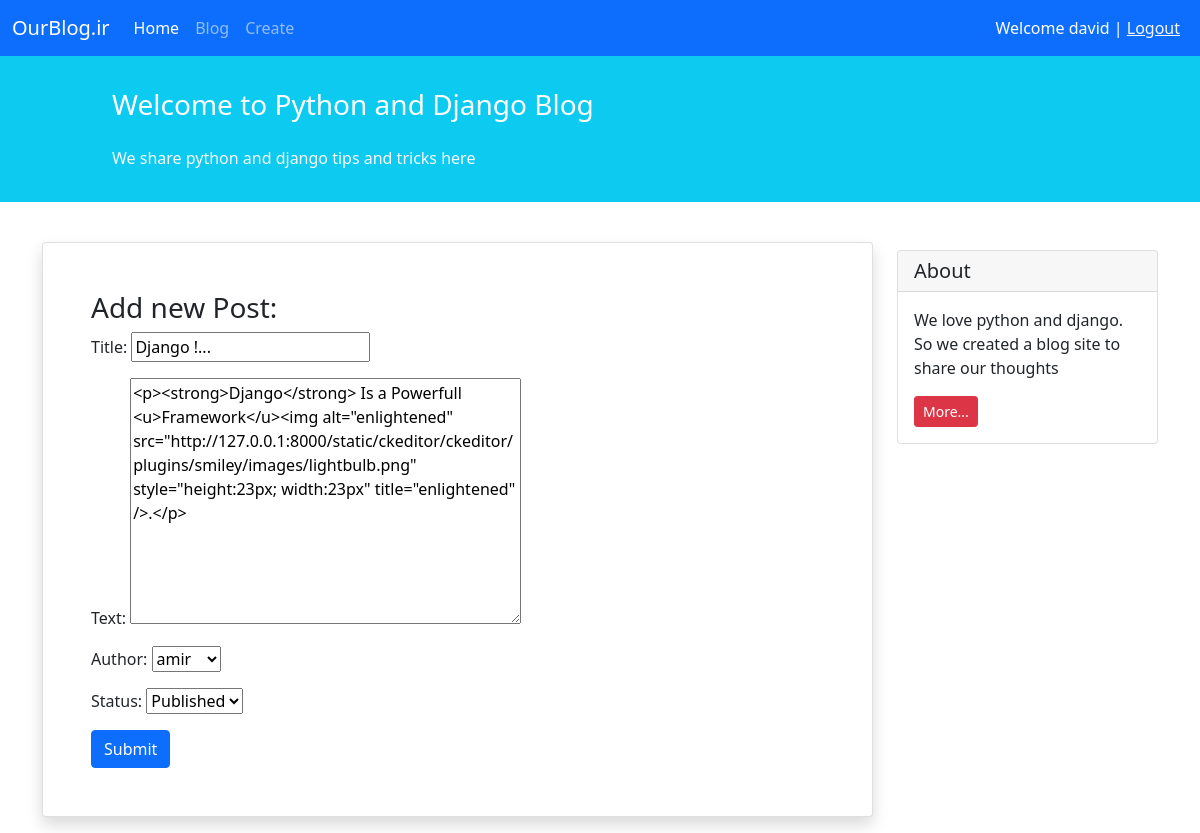
Screenshot of /blog/3/edit/ (signed in) with the database file from the repository.
### blog/models.py (models this page shows, shortened)
class Post(models.Model):
    STATUS_CHOICES = (
        ('pub', 'Published'),
        ('drf', 'Draft'),
    )
    title = models.CharField(max_length=100)
    text = RichTextField()
    author = models.ForeignKey('auth.User', on_delete=models.CASCADE)
    datetime_created = models.DateTimeField(auto_now_add=True)
    datetime_modified = models.DateTimeField(auto_now=True)
    status = models.CharField(choices=STATUS_CHOICES, max_length=3)

### blog/views.py (the view)
# urls.py: path('<int:pk>/edit/', PostEditView.as_view(), name='post_edit'),
class PostEditView(generic.UpdateView):
    model = Post
    form_class = PostForm
    template_name = 'blog/post_create.html'

### blog/forms.py
class PostForm(forms.ModelForm):
    class Meta:
        model = Post
        fields = ['title', 'text', 'author', 'status']

### blog/templates/blog/post_create.html (shortened to what this page needs)
{% extends '_base.html' %}
{% block content %}
    <div class="container mt-4">
        <div class="row">
            <div class="col-9">
                <div class="card shadow my-3 p-5">
                    <h3>Add new Post:</h3>
                    <form method="POST">
                        {{ form.as_p }}
                        <button type="submit" class="btn btn-primary">Submit</button>
                    </form>
                </div>
            </div>
            <div class="col-3">
                <div class="card my-4">
                    <h5 class="card-header">About</h5>
                    <div class="card-body">
                        <p class="card-text">We love python and django. So we created a blog site to share our
                            thoughts</p>
                        <a href="#"
                           class="btn btn-sm btn-danger">
                            More...
                        </a>
                    </div>
                </div>
            </div>
        </div>
    </div>
{% endblock content %}

### templates/_base.html (shortened to what this page needs)
<!doctype html>
<html lang="en">
<head>
    <link href="https://cdn.jsdelivr.net/npm/bootstrap@5.1.3/dist/css/bootstrap.min.css" rel="stylesheet"
>
</head>
<body>
<nav class="navbar navbar-expand-lg navbar-dark bg-primary">
    <div class="container-fluid">
        <a class="navbar-brand" href="{% url 'posts_list' %}">OurBlog.ir</a>
        <div class="collapse navbar-collapse" id="navbarNavAltMarkup">
            <div class="navbar-nav">
                <a class="nav-link active" aria-current="page" href="{% url 'posts_list' %}">Home</a>
                <a class="nav-link" href="{% url 'posts_list' %}">Blog</a>
                <a class="nav-link" href="{% url 'post_create' %}">Create</a>
            </div>
        </div>
        <div class="mx-2 text-white">
            {% if user.is_authenticated %}
                Welcome {{ user.username }} | <a class="text-light" href="{% url 'logout' %}">Logout</a>
            {% else %}
                <a class="text-light" href="{% url 'login' %}">Login</a> | <a class="text-light" href="{% url 'signup' %}">SignUp</a>
            {% endif %}
        </div>
    </div>
</nav>
<div class="container-fluid bg-info">
    <div class="row py-3">
        <div class="col-md-8 col-md-10 mx-auto">
            <h3 class="my-4 mt-3 text-white">Welcome to Python and Django Blog</h3>
            <p class="text-light">We share python and django tips and tricks here</p>
        </div>
    </div>
</div>
{% block content %}
{% endblock content %}
</body>
</html>

### rows the page displays
Post: title "Django !...", text "<p><strong>Django</strong> Is a Powerfull <u>Framework</u><img alt=\"enlightened\" src=\"http://127.0.0.1:8000/static/ckeditor/ckeditor/plugins/smiley/images/lightbulb.png\" style=\"height:23px; width:23px\" title=\"enlightened\" />.</p>", author "amir", status "Published"

### other values shown
{{ user.username }} "david"
